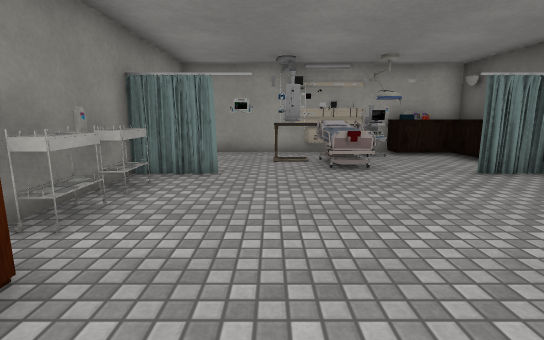
view 1 (above)

21 first-person views from a walk through a 3-D level made in the Unity game engine. The camera is 1.2 m above the floor, tilts 10° down and sees 85° across. Doors are open. The floor is counted in squares, 1 m on a side. Each view is taken from the middle of a square. On the plan, view 1 faces up. The plan holds only what a view shows up to about 13 squares ahead; the rest is blank. The place goes on beyond the plan. The player is left out. Some animated figures are not drawn. Some surface patterns are stand-ins.

view 2
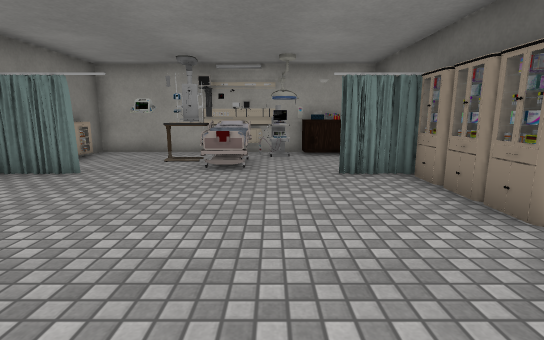

view 3
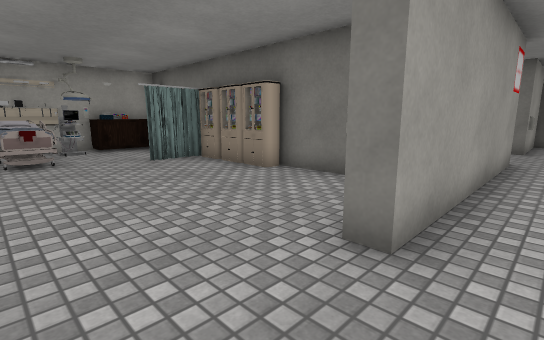

view 4
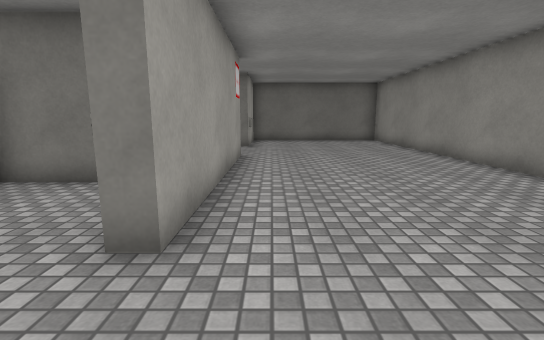

view 5
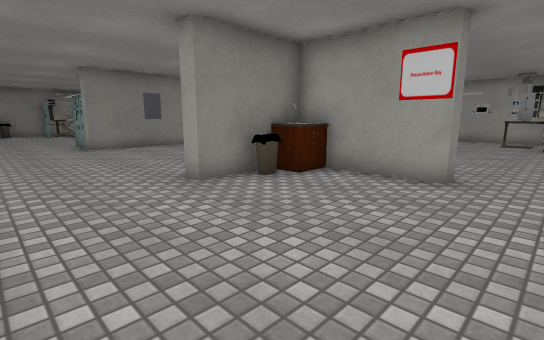

view 6
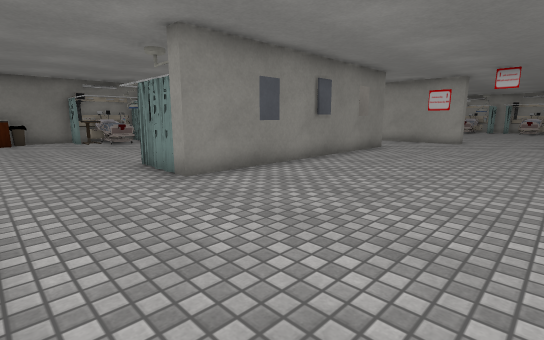

view 7
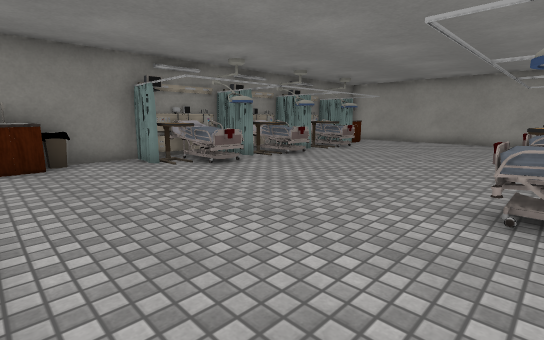

view 8
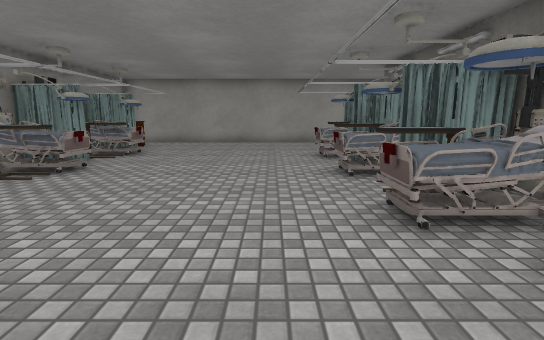

view 9
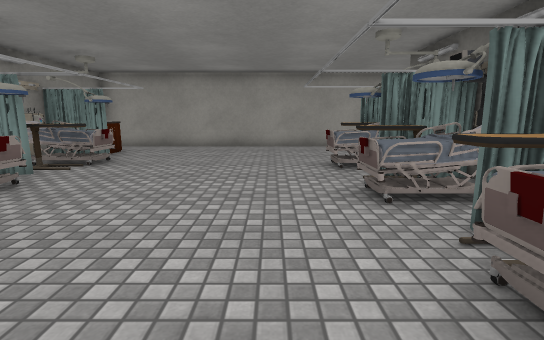

view 10
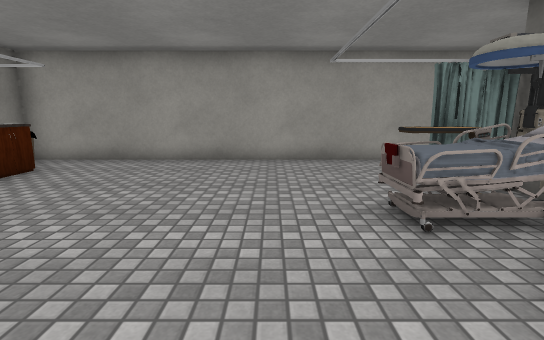

view 11
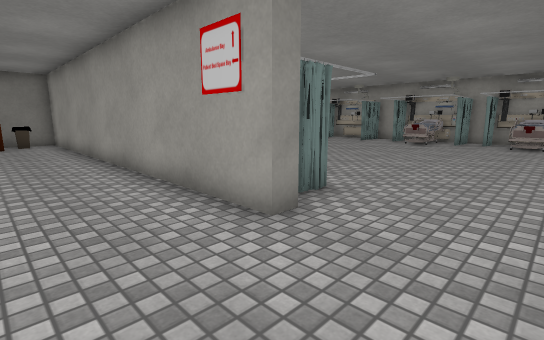

view 12
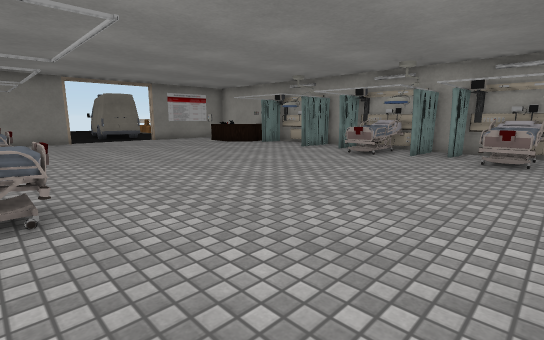

view 13
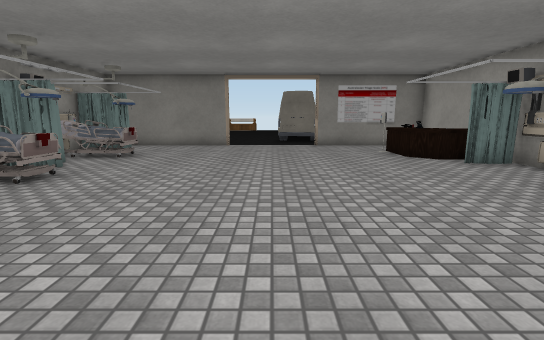

view 14
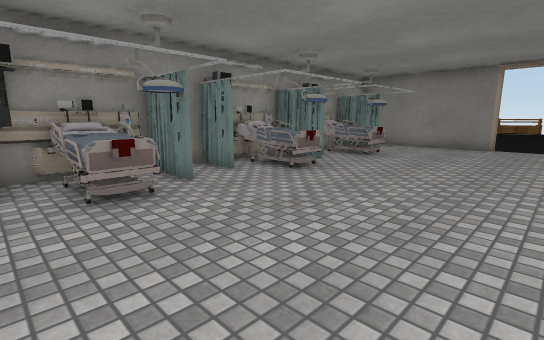

view 15
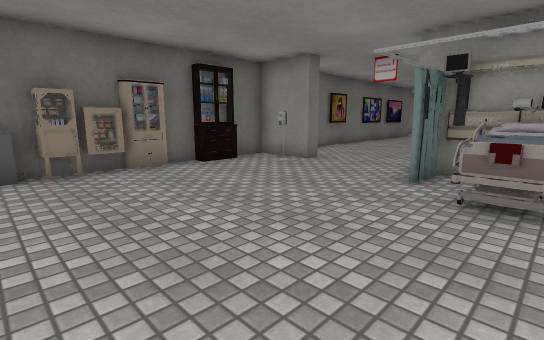

view 16
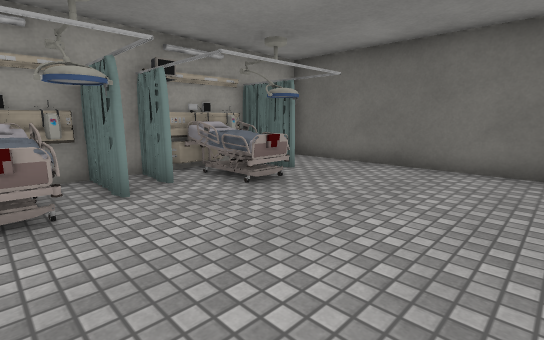

view 17
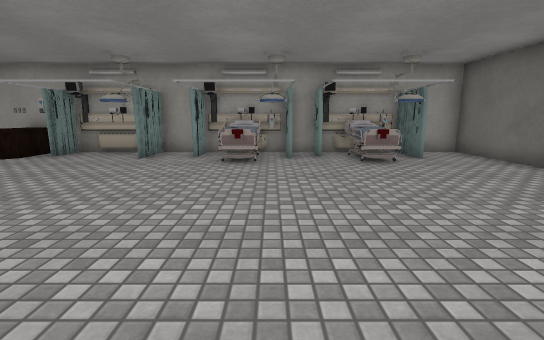

view 18
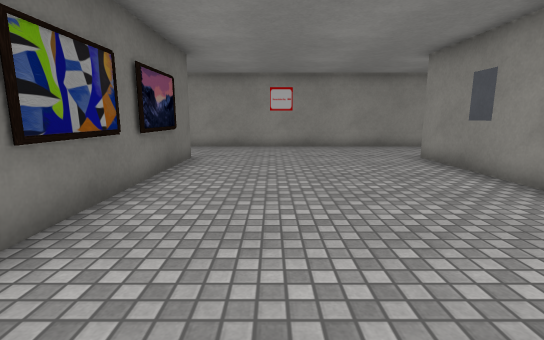

view 19
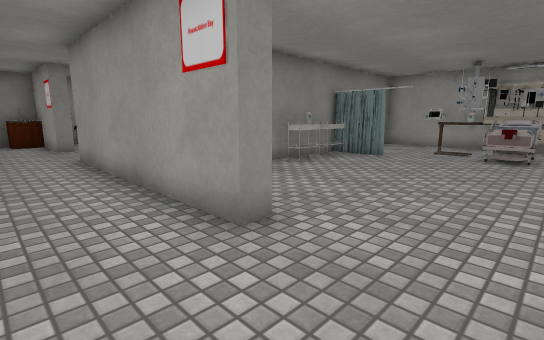

view 20
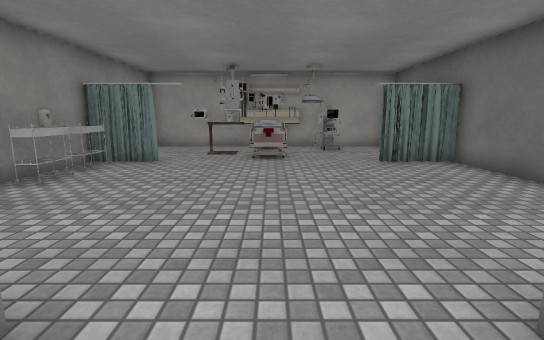

view 21
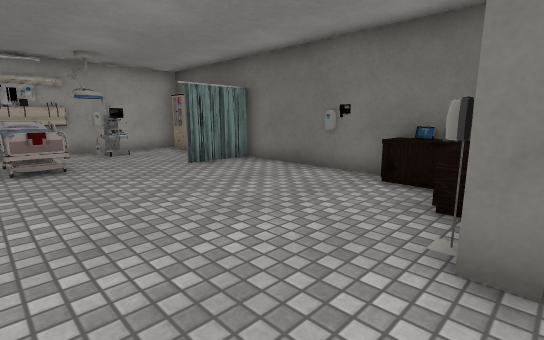

### Floor plan
Points are (right, up) in squares from view 1. A wall is a line through its corners. A room is listed if a view was taken in it or the views show most of it. See-through windows are left out.
Room 1 (views 1, 2, 21)
walls: (7, 5.5) (7, 3); (6.5, 1.2) (6.5, 3.2); (6.5, 9.4) (6.5, 10.5) (2.1, 10.5); (10.5, -0.5) (10.5, -1); (13.5, -1) (13.5, -0.5); (3.5, -1) (3.5, -0.5); (17, 1.4) (17, 6.1); (1.9, 10.5) (-3, 10.5) (-3, 9.4); (16.9, 10.5) (7.1, 10.5); (0.5, -0.4) (0.5, -1); (-0.5, 9.2) (-1.4, 9.2); (-3, 6.4) (-3, 3.1)
ways out: opening at (2, -2) to room 2; opening at (12, -2) to room 2
objects: other object (-3, 9); cabinet (-2, 1) to (-2, 2); cart (-2, 3) to (-2, 4); cart (-2, 5); curtain (-2, 6); table (0, 8) to (1, 9); bed (1, 7) to (2, 9); other object (3, 9) to (3, 10); curtain (4, 6); lamp (4, 9); counter (4, 10); other object (5, 4); curtain (5, 7); other object (5, 10); curtain (6, 6); counter (6, 8) to (6, 10); curtain (7, 6); cart (8, 4); cart (8, 5); curtain (8, 6); curtain (9, 6); table (10, 8) to (11, 8); bed (11, 7) to (12, 9); TV (11, 10); other object (12, 10); other object (14, 0); lamp (14, 9); other object (14, 10); counter (15, 0) to (16, 1); curtain (15, 6); curtain (16, 6); other object (17, 1)
Room 2 (views 3, 4, 5, 6, 7, 8, 9, 10, 11, 12, 13, 14, 15, 16, 17, 18, 19, 20)
walls: (-10.5, 4.5) (-10.5, 3.4); (-9.4, 8.5) (-15.5, 8.5); (-10.5, 1.5) (-10.5, -0.6); (-11.5, 9) (-9.4, 9); (-5.5, 8.4) (-5.5, 9) (-3.5, 9); (-3.5, 4.9) (-3.5, 5.9); (-3.5, 9.5) (-3.5, 10.7); (-10.5, -2.4) (-10.5, -3.6); (-15.5, 9) (-14.4, 9); (-3.5, 10.9) (-3.5, 12.5); (-3.5, -1.5) (-3.5, 2.4); (-17.4, 8.5) (-22, 8.5) (-22, 6.8); (-3.5, 13.5) (-3.5, 22.5) (-13.9, 22.5); (-3, -3.5) (-3, -4) (-3.5, -4) (-3.5, -3.4); (-19.5, 9) (-18.7, 9); (0.5, -1) (-3, -1); (-12.4, -7.5) (-2.5, -7.5); (-22, 1.5) (-22, 0.8); (-22, -1.5) (-22, -2.6); (-22, -3.5) (-22, -6.6); (-22, 14.3) (-22, 9.8); (-14.6, 22.5) (-22, 22.5) (-22, 17.9); (6.9, -7.5) (14.2, -7.5); (10.5, -1) (3.5, -1); (17, -1) (13.5, -1)
low walls: (-21.8, -1.6) (-21.8, -2.5)
ways out: opening at (2, -2) to room 1; opening at (12, -2) to room 1; open door at (-22, 16.5)
objects: bin (-22, -6); other object (-22, 0); other object (-22, 2); other object (-22, 3); other object (-22, 5); cabinet (-21, -7) to (-21, -6); curtain (-21, -5); other object (-21, -4); table (-21, -3) to (-20, -3); bed (-21, -2); curtain (-21, -1); table (-21, 0) to (-20, 0); bed (-21, 1); curtain (-21, 2); other object (-21, 3); bed (-21, 4); curtain (-21, 5); cabinet (-21, 6) to (-21, 7); bin (-21, 8); curtain (-20, -4); lamp (-20, -2) to (-20, -1); lamp (-20, 1) to (-20, 2); table (-20, 3); lamp (-20, 4) to (-20, 5); other object (-20, 9); curtain (-20, 10); lamp (-20, 11) to (-19, 11); other object (-20, 20); bed (-19, -2); bed (-19, 1); bed (-19, 4); bed (-19, 10) to (-18, 11); counter (-19, 20) to (-18, 22); other object (-17, 9); other object (-17, 10); other object (-17, 11); other object (-17, 21); curtain (-17, 22); other object (-16, 9); curtain (-16, 10); lamp (-16, 11) to (-15, 11); TV (-16, 22); bed (-15, 10) to (-14, 11); lamp (-15, 20) to (-14, 21); bed (-14, -2); bed (-14, 0) to (-12, 1); bed (-14, 4); curtain (-14, 21) to (-14, 22); lamp (-13, -4) to (-13, -3); table (-13, -2) to (-12, -2); lamp (-13, -1) to (-13, 0); lamp (-13, 2) to (-13, 3); table (-13, 4) to (-12, 5); curtain (-13, 10); curtain (-13, 11); curtain (-13, 22); curtain (-12, -4); bed (-12, -3); curtain (-12, -1); curtain (-12, 2); bed (-12, 3); curtain (-12, 5); curtain (-12, 6); other object (-12, 9); curtain (-12, 10); lamp (-12, 11) to (-11, 11); other object (-12, 21); curtain (-12, 22); other object (-11, -4); poster (-11, -2); curtain (-11, -1); curtain (-11, 2); poster (-11, 3); TV (-11, 5); bed (-11, 10) to (-10, 11); bed (-11, 20) to (-11, 22); lamp (-10, 20) to (-10, 21); TV (-9, 9); curtain (-9, 10); curtain (-9, 21) to (-9, 22); curtain (-8, 10); other object (-8, 20) to (-6, 22); other object (-5, 10); picture (-4, -1); picture (-4, 1); picture (-4, 4); other object (-4, 10) to (-4, 11); other object (-4, 13); other object (-4, 14); other object (-4, 15); fountain (-4, 16); bin (-3, -3) to (-2, -2); cabinet (-3, -2)

Where each view was taken, in squares from view 1:
view 1: 0 up, 0 right, facing up
view 2: 0 up, 3 right, facing up
view 3: 2 down, 1 right, facing up-right
view 4: 2 down, 1 right, facing right
view 5: 7 down, 2 right, facing up-left
view 6: 7 down, 5 left, facing up-left
view 7: 7 down, 13 left, facing up-left
view 8: 6 down, 15 left, facing up
view 9: 4 down, 15 left, facing up
view 10: 0 up, 15 left, facing up
view 11: 6 up, 6 left, facing up-left
view 12: 11 up, 6 left, facing up-left
view 13: 16 up, 9 left, facing left
view 14: 16 up, 9 left, facing down-left
view 15: 16 up, 11 left, facing down-right
view 16: 16 up, 11 left, facing up-right
view 17: 12 up, 10 left, facing up
view 18: 5 up, 6 left, facing down
view 19: 3 down, 13 right, facing up-left
view 20: 2 down, 12 right, facing up
view 21: 1 down, 11 right, facing up-right
